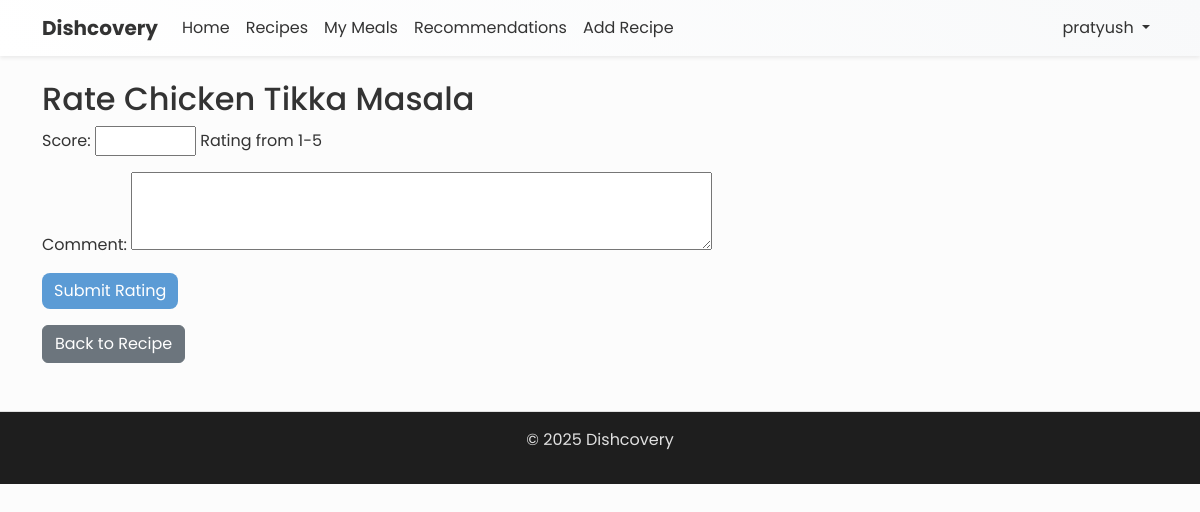
The page /recipes/2/rate/ (signed in) on the database as committed earlier.
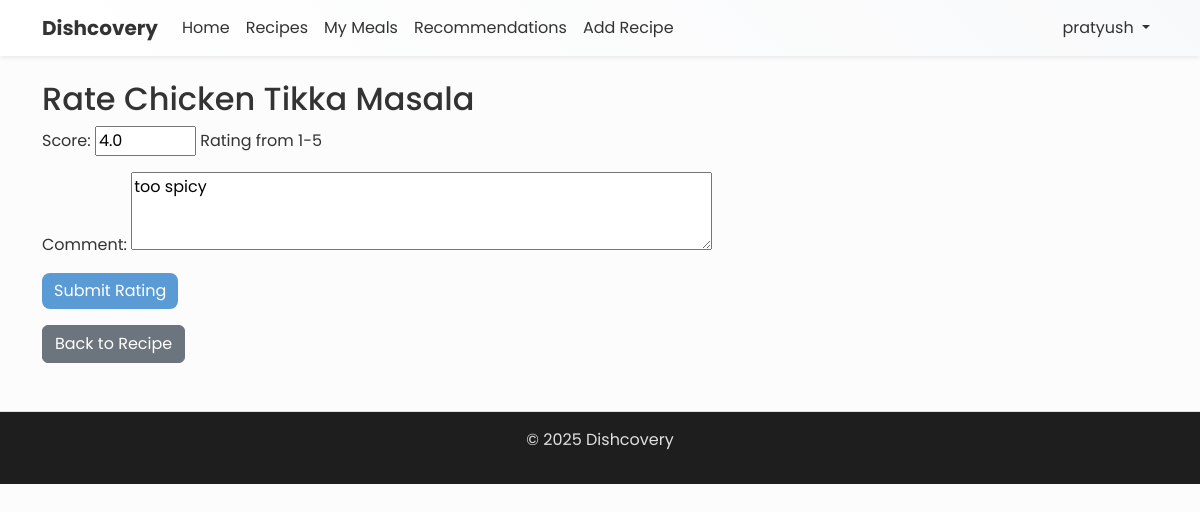
The same page on the database as committed later.
### core/models.py (models this page shows, shortened)
class Rating(models.Model):
    id = models.AutoField(primary_key=True)
    user = models.ForeignKey(User, on_delete=models.CASCADE, related_name='ratings')
    recipe = models.ForeignKey(Recipe, on_delete=models.CASCADE, related_name='ratings')
    score = models.FloatField(help_text="Rating from 1-5")
    rated_at = models.DateTimeField(auto_now_add=True)
    comment = models.TextField(blank=True, null=True)
    class Meta:
        unique_together = ('user', 'recipe')

### core/views.py (the view)
# urls.py: path('recipes/<int:recipe_id>/rate/', views.rate_recipe, name='rate_recipe'),
@login_required
def rate_recipe(request, recipe_id):
    recipe = get_object_or_404(Recipe, id=recipe_id)
    existing_rating = Rating.objects.filter(
        user=request.user,
        recipe=recipe
    ).first()
    if request.method == 'POST':
        form = RatingForm(request.POST, instance=existing_rating)
        if form.is_valid():
            rating = form.save(commit=False)
            if not existing_rating:
                rating.user = request.user
                rating.recipe = recipe
            rating.save()
            messages.success(request, "Your rating has been saved!")
            return redirect('recipe_detail', pk=recipe.id)
    else:
        if existing_rating:
            form = RatingForm(instance=existing_rating)
        else:
            form = RatingForm()
    context = {
        'form': form,
        'recipe': recipe
    }
    return render(request, 'recipes/recipe_rating.html', context)

### core/forms.py
class RatingForm(forms.ModelForm):
    class Meta:
        model = Rating
        fields = ['score', 'comment']
        widgets = {
            'score': forms.NumberInput(attrs={'min': 1, 'max': 5, 'step': 0.5}),
            'comment': forms.Textarea(attrs={'rows': 3})
        }

### core/templates/recipes/recipe_rating.html (shortened to what this page needs)
{% extends 'base.html' %}
{% block content %}
<h2>Rate {{ recipe.name }}</h2>
<form method="post">
    {{ form.as_p }}
    <button type="submit" class="btn btn-primary">Submit Rating</button>
</form>
<a href="{% url 'recipe_detail' recipe.id %}" class="btn btn-secondary mt-3">Back to Recipe</a>
{% endblock %}

Rows that differ between the two databases and show on the page:
added Rating: score "4.0", comment "too spicy"
